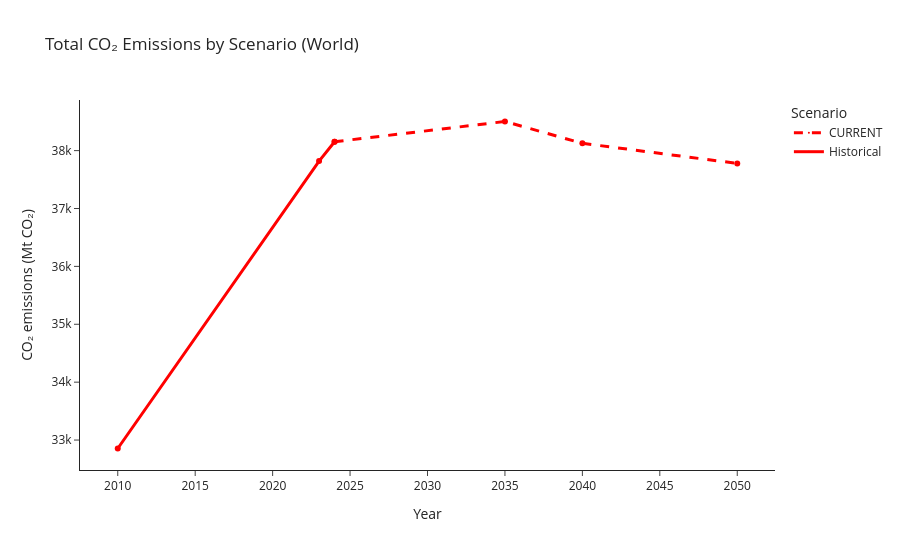

The code cell stored with this chart in its notebook:
### Code cell
fig = go.Figure()

# Style map
style_map = {
    "Historical": dict(color="red", dash="solid"),
    "CURRENT":    dict(color="red", dash="dash"),
    # "STATED":     dict(color="blue", dash="dash"),
    # "NZE":        dict(color="green", dash="dash"),
}
df_current = df.iloc[0:7]
for scenario, sub in df_current.groupby("Scenario"):
    fig.add_trace(
        go.Scatter(
            x=sub["Year"],
            y=sub["Total CO2"],
            mode="lines+markers",
            name=scenario,
            line=dict(
                color=style_map[scenario]["color"],
                dash=style_map[scenario]["dash"],
                width=3
            ),
            marker=dict(size=0),
        )
    )

fig.update_layout(
    title="Total CO₂ Emissions by Scenario (World)",
    xaxis_title="Year",
    yaxis_title="CO₂ emissions (Mt CO₂)",
    legend_title="Scenario",
    template="simple_white",
)

fig.update_layout(
    width=900,    # pixels
    height=550    # pixels
)


fig.show()

### Figure 1 — Plotly figure (JSON) as saved in the notebook; plotly's stock layout.template omitted (floating-point values rounded to 4 significant figures)
{"data": [{"line": {"color": "red", "dash": "dash", "width": 3}, "marker": {"size": 0}, "mode": "lines+markers", "name": "CURRENT", "type": "scatter", "x": [2024, 2035, 2040, 2050], "y": [38153, 38503, 38126, 37779]}, {"line": {"color": "red", "dash": "solid", "width": 3}, "marker": {"size": 0}, "mode": "lines+markers", "name": "Historical", "type": "scatter", "x": [2010, 2023, 2024], "y": [32854, 37820, 38153]}], "layout": {"height": 550, "legend": {"title": {"text": "Scenario"}}, "title": {"text": "Total CO₂ Emissions by Scenario (World)"}, "width": 900, "xaxis": {"title": {"text": "Year"}}, "yaxis": {"title": {"text": "CO₂ emissions (Mt CO₂)"}}}}
